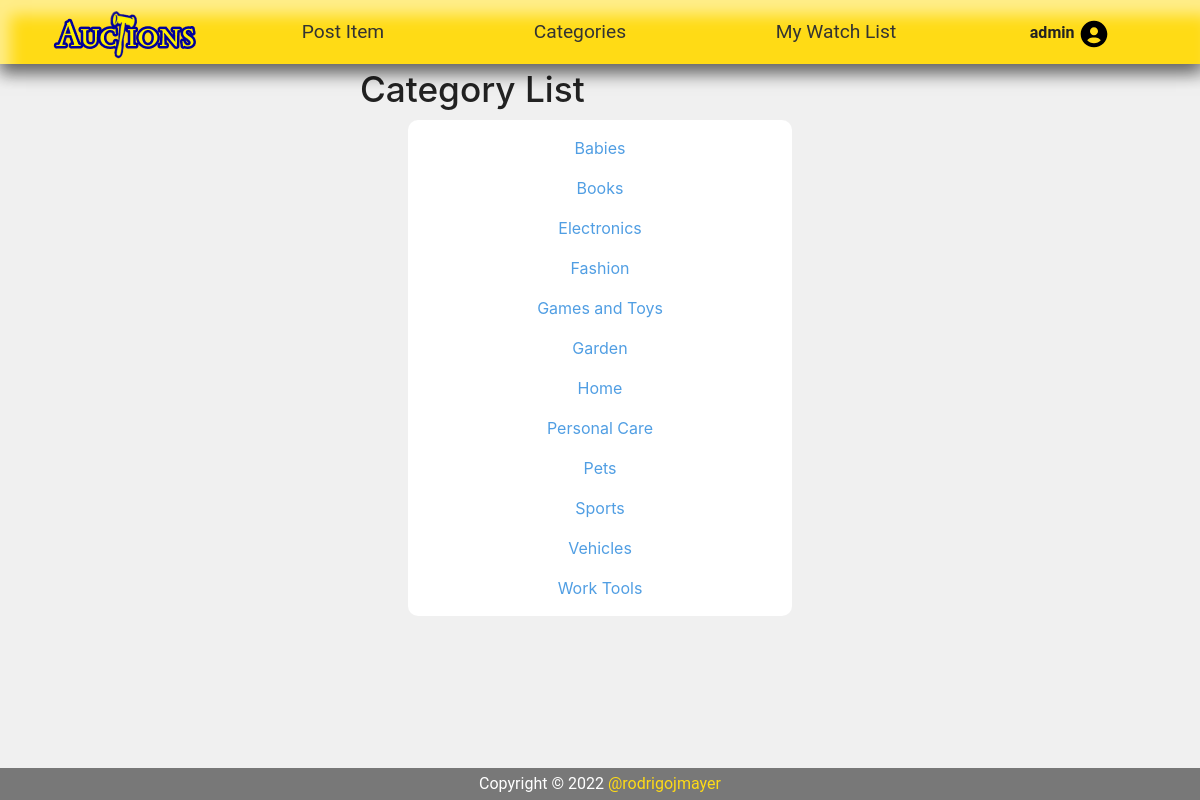
The app's page /categories/ (signed in) with its own data.
### auctions/models.py (models this page shows, shortened)
class User(AbstractUser):
    pass

class Category(models.Model):
    category_name = models.CharField(max_length=20, blank=True)

### auctions/views.py (the view, shortened to what this page needs)
# urls.py: path("categories/", views.categories, name="categories"),
@csrf_exempt
@login_required
def categories(request):
    all_categories = Category.objects.all().order_by('category_name')
    if request.method == "GET":
        return render(request, "auctions/categories.html", {
            "all_categories" : all_categories,
        })

### auctions/templates/auctions/categories.html
{% extends "auctions/layout.html" %}
{% block body %}
<div class="sub" id="sub-not-logged">
    <h2>Category List</h2>
</div>
<div class="main"id="list_categories">
    {% for categories in all_categories %}
            <a href="../category/{{ categories.id }}" >
                {{ categories.category_name }}
            </a>
    {% endfor %}
</div>
{% endblock %}

### auctions/templates/auctions/layout.html (shortened to what this page needs)
{% load static %}
<!DOCTYPE html>
<html lang="en">
    <head>
        <link rel="stylesheet" href="https://stackpath.bootstrapcdn.com/bootstrap/4.4.1/css/bootstrap.min.css">
        <link href="{% static 'auctions/css/styles.css' %}" rel="stylesheet">
    </head>
    <body id="top_page">
        <div id="header" >
            <div class="navbar">
                <a href="{% url 'auctions_app:index' %}" >
                    <div class="nav-item nav-logo" >
                        <img id="logo" src="/media/Group 3.png" alt="Logo">
                    </div>
                </a>
                <div class="menu">
                    {% if user.is_authenticated %}
                        <div class="nav-item" id="nav3">
                            <a class="nav-link" href="{% url 'auctions_app:create_listing' %}">Post Item</a>
                        </div>
                        <div class="nav-item" id="id_categories">
                            <a class="nav-link" id="dropdown_categories"  href="javascript:void(0);" >Categories</a>
                        </div>
                        <div class="nav-item" id="nav2">
                            <a class="nav-link" href="{% url 'auctions_app:watch_list' %}">My Watch List</a>
                        </div>
                    <div class="nav-item authentication" >
                        <div id="user-logged-dropdown">
                            <strong>{{ user.username }}</strong>
                        </div>
                    </div>
                    {% endif %}
                </div>
            </div>
        </div>
        <div id="content-wrap">
            {% block body %}
            {% endblock %}
        </div>
    </body>
    <footer >
        <div id="div_footer">
            <p>Copyright &copy; <script>document.write(new Date().getFullYear())</script> <a  href="https://rodrigojmayer.github.io/portfolio" target="_blank"> @rodrigojmayer</a></p>
        </div>
    </footer>
</html>

### records on screen
User: username "admin"
Category: category_name "Babies"
Category: category_name "Books"
Category: category_name "Electronics"
Category: category_name "Fashion"
Category: category_name "Games and Toys"
Category: category_name "Garden"
Category: category_name "Home"
Category: category_name "Personal Care"
Category: category_name "Pets"
Category: category_name "Sports"
Category: category_name "Vehicles"
Category: category_name "Work Tools"
